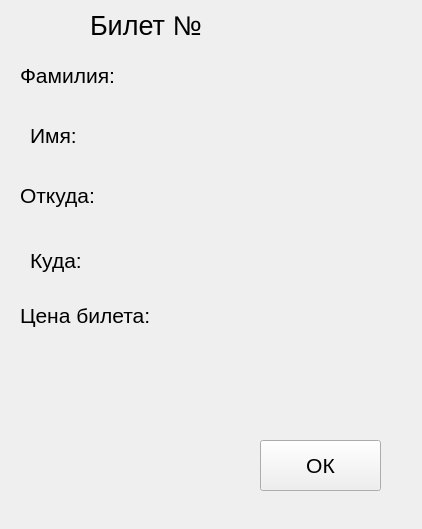
<?xml version="1.0" encoding="UTF-8"?>
<ui version="4.0">
 <class>Ticket</class>
 <widget class="QWidget" name="Ticket">
  <property name="geometry">
   <rect>
    <x>0</x>
    <y>0</y>
    <width>422</width>
    <height>529</height>
   </rect>
  </property>
  <property name="windowTitle">
   <string>Билет пассажира</string>
  </property>
  <widget class="QLabel" name="label">
   <property name="geometry">
    <rect>
     <x>90</x>
     <y>0</y>
     <width>121</width>
     <height>51</height>
    </rect>
   </property>
   <property name="font">
    <font>
     <pointsize>20</pointsize>
     <weight>50</weight>
     <bold>false</bold>
    </font>
   </property>
   <property name="text">
    <string>Билет №</string>
   </property>
  </widget>
  <widget class="QLabel" name="label_2">
   <property name="geometry">
    <rect>
     <x>20</x>
     <y>60</y>
     <width>101</width>
     <height>31</height>
    </rect>
   </property>
   <property name="font">
    <font>
     <pointsize>16</pointsize>
    </font>
   </property>
   <property name="text">
    <string>Фамилия:</string>
   </property>
  </widget>
  <widget class="QLabel" name="label_3">
   <property name="geometry">
    <rect>
     <x>30</x>
     <y>120</y>
     <width>61</width>
     <height>31</height>
    </rect>
   </property>
   <property name="font">
    <font>
     <pointsize>16</pointsize>
    </font>
   </property>
   <property name="text">
    <string>Имя:</string>
   </property>
  </widget>
  <widget class="QLabel" name="label_4">
   <property name="geometry">
    <rect>
     <x>20</x>
     <y>180</y>
     <width>81</width>
     <height>31</height>
    </rect>
   </property>
   <property name="font">
    <font>
     <pointsize>16</pointsize>
    </font>
   </property>
   <property name="text">
    <string>Откуда:</string>
   </property>
  </widget>
  <widget class="QLabel" name="label_5">
   <property name="geometry">
    <rect>
     <x>30</x>
     <y>240</y>
     <width>81</width>
     <height>41</height>
    </rect>
   </property>
   <property name="font">
    <font>
     <pointsize>16</pointsize>
    </font>
   </property>
   <property name="text">
    <string>Куда:</string>
   </property>
  </widget>
  <widget class="QLabel" name="label_6">
   <property name="geometry">
    <rect>
     <x>20</x>
     <y>290</y>
     <width>131</width>
     <height>51</height>
    </rect>
   </property>
   <property name="font">
    <font>
     <pointsize>16</pointsize>
    </font>
   </property>
   <property name="text">
    <string>Цена билета:</string>
   </property>
  </widget>
  <widget class="QPushButton" name="pushButton">
   <property name="geometry">
    <rect>
     <x>260</x>
     <y>440</y>
     <width>121</width>
     <height>51</height>
    </rect>
   </property>
   <property name="font">
    <font>
     <pointsize>16</pointsize>
    </font>
   </property>
   <property name="text">
    <string>ОК</string>
   </property>
  </widget>
  <widget class="QLabel" name="label_number">
   <property name="geometry">
    <rect>
     <x>220</x>
     <y>10</y>
     <width>131</width>
     <height>31</height>
    </rect>
   </property>
   <property name="font">
    <font>
     <pointsize>20</pointsize>
    </font>
   </property>
   <property name="text">
    <string/>
   </property>
  </widget>
  <widget class="QLabel" name="label_surname">
   <property name="geometry">
    <rect>
     <x>130</x>
     <y>60</y>
     <width>131</width>
     <height>31</height>
    </rect>
   </property>
   <property name="font">
    <font>
     <pointsize>20</pointsize>
    </font>
   </property>
   <property name="text">
    <string/>
   </property>
  </widget>
  <widget class="QLabel" name="label_name">
   <property name="geometry">
    <rect>
     <x>100</x>
     <y>120</y>
     <width>131</width>
     <height>31</height>
    </rect>
   </property>
   <property name="font">
    <font>
     <pointsize>20</pointsize>
    </font>
   </property>
   <property name="text">
    <string/>
   </property>
  </widget>
  <widget class="QLabel" name="label_from_where">
   <property name="geometry">
    <rect>
     <x>110</x>
     <y>180</y>
     <width>131</width>
     <height>31</height>
    </rect>
   </property>
   <property name="font">
    <font>
     <pointsize>20</pointsize>
    </font>
   </property>
   <property name="text">
    <string/>
   </property>
  </widget>
  <widget class="QLabel" name="label_where">
   <property name="geometry">
    <rect>
     <x>110</x>
     <y>240</y>
     <width>131</width>
     <height>31</height>
    </rect>
   </property>
   <property name="font">
    <font>
     <pointsize>20</pointsize>
    </font>
   </property>
   <property name="text">
    <string/>
   </property>
  </widget>
  <widget class="QLabel" name="label_price">
   <property name="geometry">
    <rect>
     <x>170</x>
     <y>300</y>
     <width>131</width>
     <height>31</height>
    </rect>
   </property>
   <property name="font">
    <font>
     <pointsize>20</pointsize>
    </font>
   </property>
   <property name="text">
    <string/>
   </property>
  </widget>
 </widget>
 <resources/>
 <connections/>
</ui>
